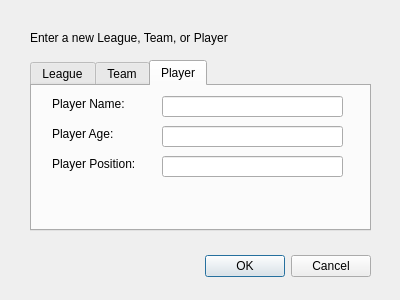
<?xml version="1.0" encoding="UTF-8"?>
<ui version="4.0">
 <class>AddLeagueTeamPlayer</class>
 <widget class="QDialog" name="AddLeagueTeamPlayer">
  <property name="geometry">
   <rect>
    <x>0</x>
    <y>0</y>
    <width>400</width>
    <height>300</height>
   </rect>
  </property>
  <property name="windowTitle">
   <string>Dialog</string>
  </property>
  <widget class="QDialogButtonBox" name="buttonBox">
   <property name="geometry">
    <rect>
     <x>30</x>
     <y>250</y>
     <width>341</width>
     <height>32</height>
    </rect>
   </property>
   <property name="orientation">
    <enum>Qt::Horizontal</enum>
   </property>
   <property name="standardButtons">
    <set>QDialogButtonBox::Cancel|QDialogButtonBox::Ok</set>
   </property>
  </widget>
  <widget class="QLabel" name="label">
   <property name="geometry">
    <rect>
     <x>30</x>
     <y>30</y>
     <width>251</width>
     <height>16</height>
    </rect>
   </property>
   <property name="text">
    <string>Enter a new League, Team, or Player</string>
   </property>
  </widget>
  <widget class="QTabWidget" name="tabWidget">
   <property name="geometry">
    <rect>
     <x>30</x>
     <y>60</y>
     <width>341</width>
     <height>171</height>
    </rect>
   </property>
   <property name="currentIndex">
    <number>2</number>
   </property>
   <widget class="QWidget" name="League">
    <attribute name="title">
     <string>League</string>
    </attribute>
   </widget>
   <widget class="QWidget" name="Team">
    <attribute name="title">
     <string>Team</string>
    </attribute>
   </widget>
   <widget class="QWidget" name="Player">
    <attribute name="title">
     <string>Player</string>
    </attribute>
    <widget class="QLineEdit" name="pNameE">
     <property name="geometry">
      <rect>
       <x>130</x>
       <y>10</y>
       <width>181</width>
       <height>21</height>
      </rect>
     </property>
    </widget>
    <widget class="QLabel" name="pNameL">
     <property name="geometry">
      <rect>
       <x>20</x>
       <y>10</y>
       <width>91</width>
       <height>16</height>
      </rect>
     </property>
     <property name="text">
      <string>Player Name: </string>
     </property>
    </widget>
    <widget class="QLabel" name="pAgeL">
     <property name="geometry">
      <rect>
       <x>20</x>
       <y>40</y>
       <width>91</width>
       <height>16</height>
      </rect>
     </property>
     <property name="text">
      <string>Player Age: </string>
     </property>
    </widget>
    <widget class="QLineEdit" name="pAgeE">
     <property name="geometry">
      <rect>
       <x>130</x>
       <y>40</y>
       <width>181</width>
       <height>21</height>
      </rect>
     </property>
    </widget>
    <widget class="QLineEdit" name="pPositionE">
     <property name="geometry">
      <rect>
       <x>130</x>
       <y>70</y>
       <width>181</width>
       <height>21</height>
      </rect>
     </property>
    </widget>
    <widget class="QLabel" name="pPositionL">
     <property name="geometry">
      <rect>
       <x>20</x>
       <y>70</y>
       <width>101</width>
       <height>16</height>
      </rect>
     </property>
     <property name="text">
      <string>Player Position: </string>
     </property>
    </widget>
   </widget>
  </widget>
 </widget>
 <resources/>
 <connections>
  <connection>
   <sender>buttonBox</sender>
   <signal>accepted()</signal>
   <receiver>AddLeagueTeamPlayer</receiver>
   <slot>accept()</slot>
   <hints>
    <hint type="sourcelabel">
     <x>248</x>
     <y>254</y>
    </hint>
    <hint type="destinationlabel">
     <x>157</x>
     <y>274</y>
    </hint>
   </hints>
  </connection>
  <connection>
   <sender>buttonBox</sender>
   <signal>rejected()</signal>
   <receiver>AddLeagueTeamPlayer</receiver>
   <slot>reject()</slot>
   <hints>
    <hint type="sourcelabel">
     <x>316</x>
     <y>260</y>
    </hint>
    <hint type="destinationlabel">
     <x>286</x>
     <y>274</y>
    </hint>
   </hints>
  </connection>
 </connections>
</ui>
